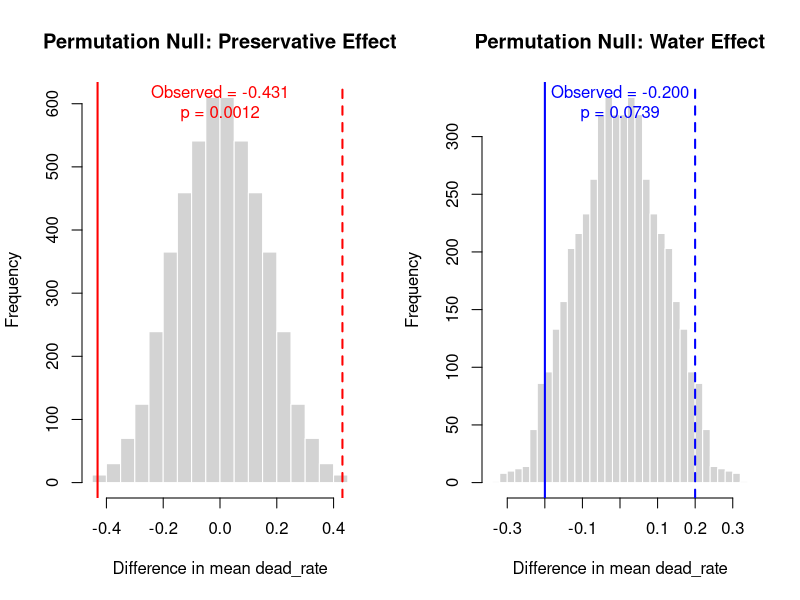
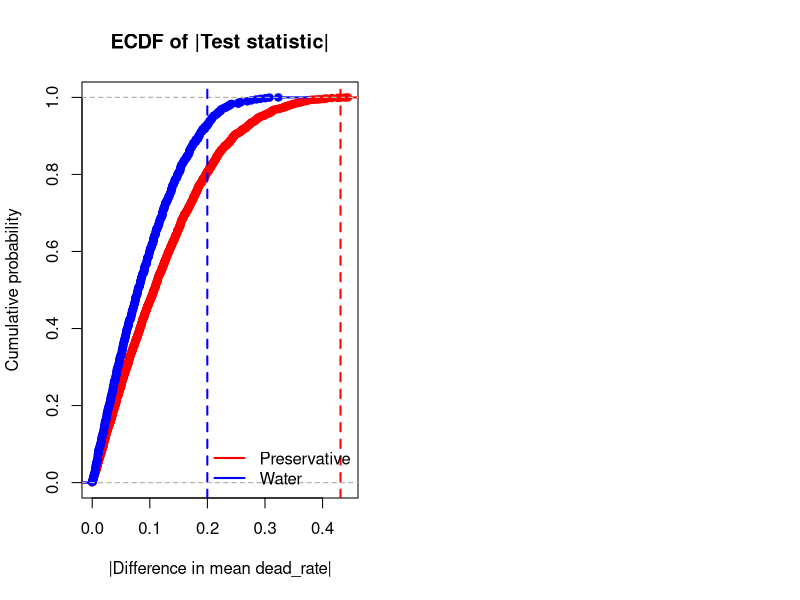

Generate these figures, in order, with R: (Note: this script raises an error after producing the figures.)
## ---------------------------
## Data + outcome
## ---------------------------
preservative <- c(1,1,1,1,0,0,0,0,1,1,1,1,0,0,0,0)
water <- c(rep("filter",8), rep("tap",8))
total <- c(12,16,11,8,9,14,9,20,12,11,6,7,7,11,9,8)
dead <- c(0,1,3,1,9,9,2,15,0,1,0,0,2,4,1,5)
dying <- c(0,3,4,1,0,5,7,1,0,4,3,4,5,7,8,3)

df <- data.frame(
  preservative = factor(preservative, levels = c(0,1), labels = c("no","yes")),
  water = factor(water, levels = c("filter","tap")),
  total = total,
  dead = dead,
  dying = dying
)
df$dead_rate <- df$dead / df$total   # outcome y_i
df$nonfresh <- (df$dead + df$dying) / df$total   # outcome y_i


## ---------------------------
## Helper: difference in means
## ---------------------------
stat_diff <- function(y, g) {
  m <- tapply(y, g, mean)
  as.numeric(m[2] - m[1])  # (second level) - (first level)
}

T_obs_pres  <- stat_diff(df$dead_rate, df$preservative)  # preservative main effect
T_obs_water <- stat_diff(df$dead_rate, df$water)         # water main effect


## ---------------------------
## Exact blocked permutations
## ---------------------------
# Utility: enumerate all label permutations for a single block
# given an original factor vector 'lab_block' (e.g., 8-length with 4 "yes", 4 "no").
# Returns a matrix with nrow = length(block), ncol = number of unique permutations.
enumerate_block_labels <- function(lab_block) {
  lab_block <- factor(lab_block)  # ensure factor, keep counts
  lev <- levels(lab_block)
  stopifnot(length(lev) == 2)     # binary labels only here
  
  n <- length(lab_block)
  k <- sum(lab_block == lev[2])   # count of "second" level (e.g., "yes")
  
  # choose positions (indices) that will take lev[2]
  comb <- combn(n, k)
  nperm <- ncol(comb)
  M <- matrix(lev[1], nrow = n, ncol = nperm)  # start all as lev[1]
  for (j in seq_len(nperm)) {
    M[comb[, j], j] <- lev[2]
  }
  # Convert to factor with same levels
  apply(M, 2, function(col) factor(col, levels = lev))
}

## Indices for blocks
idx_by_water <- split(seq_len(nrow(df)), df$water)          # two blocks of size 8
idx_by_pres  <- split(seq_len(nrow(df)), df$preservative)   # two blocks of size 8

## ---------------------------
## (A) Test preservative effect: permute 'preservative' within each water block
## ---------------------------
# For each water block, enumerate all ways to assign 4 "yes" and 4 "no"
block_perm_pres <- lapply(idx_by_water, function(idx) {
  enumerate_block_labels(df$preservative[idx])
})
# block_perm_pres is a list of two matrices, each 8 x 70 (since choose(8,4)=70)

# Cartesian product of the two blocks → 70*70 = 4900 permutations
nA <- ncol(block_perm_pres[[1]])
nB <- ncol(block_perm_pres[[2]])
T_perm_pres_all <- numeric(nA * nB)

counter <- 1L
for (a in seq_len(nA)) {
  for (b in seq_len(nB)) {
    # build full permuted label vector
    pres_perm <- df$preservative
    pres_perm[idx_by_water[[1]]] <- block_perm_pres[[1]][, a]
    pres_perm[idx_by_water[[2]]] <- block_perm_pres[[2]][, b]
    # statistic under this permutation
    T_perm_pres_all[counter] <- stat_diff(df$dead_rate, pres_perm)
    counter <- counter + 1L
  }
}

# Exact two-sided p-value
p_pres_exact <- mean(abs(T_perm_pres_all) >= abs(T_obs_pres))

## ---------------------------
## (B) Test water effect: permute 'water' within each preservative block
## ---------------------------
block_perm_water <- lapply(idx_by_pres, function(idx) {
  enumerate_block_labels(df$water[idx])
})
# Again 70 per block → 4900 total permutations
nA <- ncol(block_perm_water[[1]])
nB <- ncol(block_perm_water[[2]])
T_perm_water_all <- numeric(nA * nB)

counter <- 1L
for (a in seq_len(nA)) {
  for (b in seq_len(nB)) {
    water_perm <- df$water
    water_perm[idx_by_pres[[1]]] <- block_perm_water[[1]][, a]
    water_perm[idx_by_pres[[2]]] <- block_perm_water[[2]][, b]
    T_perm_water_all[counter] <- stat_diff(df$dead_rate, water_perm)
    counter <- counter + 1L
  }
}

p_water_exact <- mean(abs(T_perm_water_all) >= abs(T_obs_water))

## ---------------------------
## Results
## ---------------------------
list(
  observed_stats = c(preservative = T_obs_pres, water = T_obs_water),
  n_perm_each = c(preservative = length(T_perm_pres_all), water = length(T_perm_water_all)),
  exact_p_values = c(preservative = p_pres_exact, water = p_water_exact)
)


## ---------------------------
## Max-T (Westfall–Young) exact p-values (no 24M loop)
## ---------------------------
abs_pres  <- abs(T_perm_pres_all)
abs_water <- abs(T_perm_water_all)
Npres <- length(abs_pres)   # 4900
Nwater <- length(abs_water) # 4900

thr_pres  <- abs(T_obs_pres)
thr_water <- abs(T_obs_water)

count_below <- function(v, t) sum(v < t)

# Exact max-T adjusted p-values
p_adj_pres  <- 1 - (count_below(abs_pres,  thr_pres)  * count_below(abs_water, thr_pres))  / (Npres * Nwater)
p_adj_water <- 1 - (count_below(abs_pres,  thr_water) * count_below(abs_water, thr_water)) / (Npres * Nwater)

## (Optional) add +1 finite-sample correction (conservative):
# p_adj_pres  <- ( (Npres*Nwater) - count_below(abs_pres, thr_pres)  * count_below(abs_water, thr_pres)  + 1 ) / (Npres*Nwater + 1)
# p_adj_water <- ( (Npres*Nwater) - count_below(abs_pres, thr_water) * count_below(abs_water, thr_water) + 1 ) / (Npres*Nwater + 1)

list(
  observed_stats = c(preservative = T_obs_pres, water = T_obs_water),
  raw_exact_p    = c(preservative = p_pres_exact, water = p_water_exact),
  maxT_exact_p   = c(preservative = p_adj_pres,  water = p_adj_water),
  n_perm_each    = c(preservative = Npres, water = Nwater),
  n_joint_pairs  = Npres * Nwater
)


# Viasualization

# Histogram
par(mfrow=c(1,2))
hist(T_perm_pres_all, breaks=30, col="lightgray", border="white",
     main="Permutation Null: Preservative Effect", xlab="Difference in mean dead_rate")
abline(v = T_obs_pres, col="red", lwd=2)
abline(v = -T_obs_pres, col="red", lwd=2, lty=2)
mtext(sprintf("Observed = %.3f\np = %.4f", T_obs_pres, p_pres_exact), side=3, line=-2, col="red")

hist(T_perm_water_all, breaks=30, col="lightgray", border="white",
     main="Permutation Null: Water Effect", xlab="Difference in mean dead_rate")
abline(v = T_obs_water, col="blue", lwd=2)
abline(v = -T_obs_water, col="blue", lwd=2, lty=2)
mtext(sprintf("Observed = %.3f\np = %.4f", T_obs_water, p_water_exact), side=3, line=-2, col="blue")


# ECDF
plot(ecdf(abs(T_perm_pres_all)), col="red", lwd=2, main="ECDF of |Test statistic|",
     xlab="|Difference in mean dead_rate|", ylab="Cumulative probability", xlim=c(0, max(abs(T_perm_pres_all), abs(T_perm_water_all))))
lines(ecdf(abs(T_perm_water_all)), col="blue", lwd=2)
abline(v = abs(T_obs_pres), col="red", lwd=2, lty=2)
abline(v = abs(T_obs_water), col="blue", lwd=2, lty=2)
legend("bottomright", legend=c("Preservative","Water"), col=c("red","blue"), lwd=2, bty="n")


# Max-T histogram

library(ggplot2)

df_joint <- expand.grid(T_pres = T_perm_pres_all,
                        T_water = T_perm_water_all)

ggplot(df_joint, aes(x=T_pres, y=T_water)) +
  geom_bin2d(bins=50) +
  scale_fill_viridis_c(option="plasma") +
  geom_vline(xintercept = T_obs_pres, color="red", lwd=1.2) +
  geom_hline(yintercept = T_obs_water, color="blue", lwd=1.2) +
  labs(title="Joint null distribution (max-T)",
       x="Preservative statistic", y="Water statistic") +
  theme_minimal()


# Effect size plot

library(dplyr)
df_summary <- df %>%
  group_by(preservative, water) %>%
  summarise(mean_dead_rate = mean(dead_rate), .groups='drop')

ggplot(df_summary, aes(x=water, y=mean_dead_rate, fill=preservative)) +
  geom_col(position="dodge") +
  geom_text(aes(label=sprintf("%.2f", mean_dead_rate)), vjust=-0.5, position=position_dodge(0.9)) +
  labs(title="Mean proportion of dead_rate blossoms",
       x="Water type", y="Mean dead_rate proportion",
       fill="Preservative") +
  theme_minimal()
